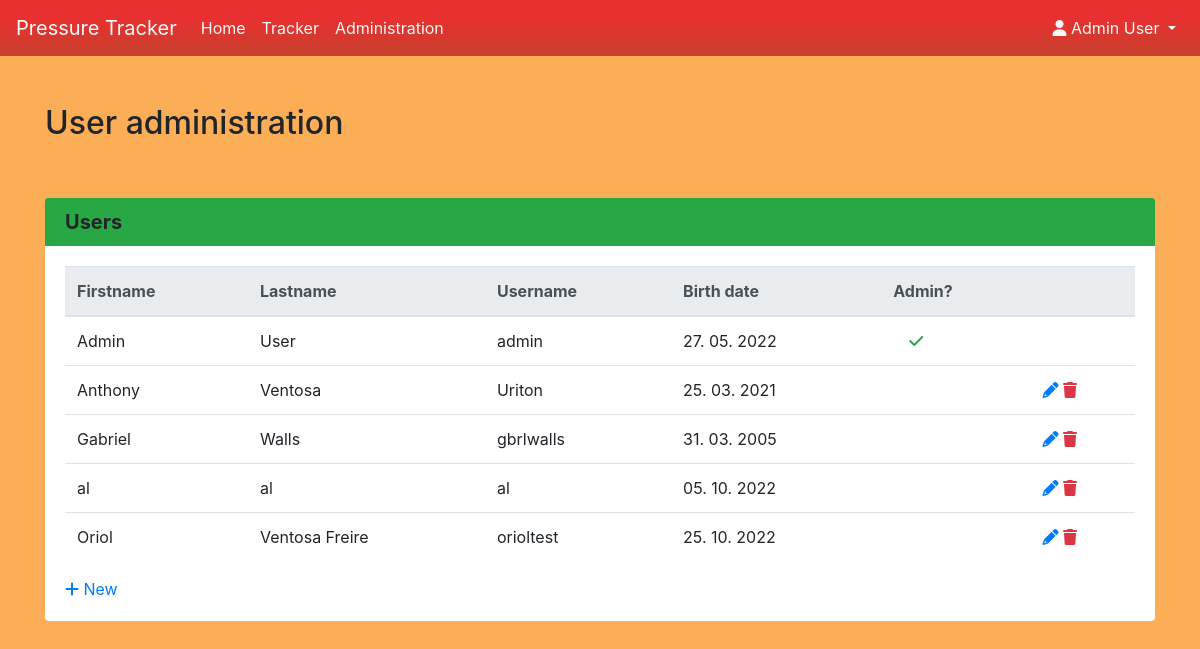
The page /admin (signed in) on the database its author committed.
### app1.py (models this page shows, shortened)
class User(db.Model):
    __tablename__ = 'user'
    id = db.Column(db.Integer, nullable=False,
                   primary_key=True, autoincrement=True)
    firstname = db.Column(db.String, nullable=False)
    lastname = db.Column(db.String, nullable=False)
    username = db.Column(db.String, nullable=False, unique=True)
    password = db.Column(db.String, nullable=False)
    birth_date = db.Column(db.DateTime, nullable=False)
    is_admin = db.Column(db.Boolean, default=False)

### app1.py (the view)
@app.route('/admin', methods=['GET', 'POST'])
def admin():
    if not session or session['loggedin'] == False:
        message = 'You do not have access permission.'
        abort(401, message)
    if session['is_admin'] == False:
        message = 'You are not authorized to access administration section.'
        abort(403, message)
    users = db.session.query(User).all()
    if len(users) == 0:
        users = None
    data = {
        'title': 'User administration',
        'users': users,
    }
    return render_template('admin.html', data=data, user=session)

### templates/admin.html (shortened to what this page needs)
{% extends "base.html" %}
{% block content %}
	<div class="container">
	  <div class="row my-5">
	    <div class="col-12">
		  <h2>{{ data.title }}</h2>
		</div>
	  </div>
      <div class="row my-5">
        <div class="col-12">
		  <div class="card mx-auto">
		    <h5 class="card-header text-black bg-success"><b>Users</b></h5>
			<div class="card-body">
			  {% if data.users %}
			  <table class="table">
			    <thead class="thead-light">
				  <tr>
				    <th>Firstname</th>
				    <th>Lastname</th>
				    <th>Username</th>
				    <th>Birth date</th>
				    <th>Admin?</th>
				    <th></th>
				  </tr>
				</thead>
				<tbody>
			      {% for item in data.users %}
				  <tr>
			        <td>{{ item.firstname }}</td>
			        <td>{{ item.lastname }}</td>
			        <td>{{ item.username }}</td>
			        <td>{{ item.birth_date.strftime('%d. %m. %Y') }}</td>
			        <td>{% if item.is_admin %}<i class="fa-solid fa-check text-success mx-3"></i>{% endif %}</td>
					<td>
					  {% if item.id != 1 %}
					  <a href="/user/edit/{{ item.id }}"><i class="fa-solid fa-pencil"></i></a>
					  <a href="/user/delete/{{ item.id }}" class="text-danger"><i class="fa-solid fa-trash"></i></a>
					  {% endif %}
					</td>
			      </tr>
			      {% endfor %}
			    </tbody>
			  </table>
			  {% else %}
			  <div>No users to display.</div>
			  {% endif %}
			  <div>
			    <a href="/user/add"><i class="fa-solid fa-plus"></i> New</a>
			  </div>
			</div>
		  </div>
		</div>
	  </div>
	</div>
{% endblock %}

### templates/base.html (shortened to what this page needs)
<!DOCTYPE html>
<html>
<head>
	<link rel="stylesheet" href="{{ url_for('static', filename='css/bootstrap.min.css') }}">
	<link rel="stylesheet" href="{{ url_for('static', filename='css/bootstrap-datepicker3.css') }}">
    <link href="{{ url_for('static', filename='css/bootstrap4-toggle.min.css') }}" rel="stylesheet">
	<link rel="stylesheet" href="{{ url_for('static', filename='css/fontawesome-6.1.1.min.css') }}">
</head>
<body>
	<nav class="navbar navbar-expand-lg navbar-light custom-gradient1">
	  <a class="navbar-brand text-light" href="/">Pressure Tracker</a>
	  <div class="collapse navbar-collapse" id="navbarSupportedContent">
		<ul class="navbar-nav mr-auto">
		  <li class="nav-item">
			<a class="nav-link text-light" href="/">Home</a>
		  </li>
		  <li class="nav-item">
			<a class="nav-link text-light" href="/benchmark">Tracker</a>
		  </li>
		  {% if user and user.is_admin %}
		  <li class="nav-item">
			<a class="nav-link text-light" href="/admin">Administration</a>
		  </li>
		  {% endif %}
		</ul>
		<ul class="navbar-nav ml-auto">
		  {% if user and user.loggedin %}
		  <li class="nav-item dropdown">
			<a class="nav-link dropdown-toggle text-light" href="#" id="userMenu" role="button" data-toggle="dropdown" aria-haspopup="true" aria-expanded="false">
			  <span class="fa fa-user"></span> {{ user.firstname }} {{ user.lastname }}
			</a>
		  </li>
		  {% else %}
		  <li class="nav-item">
			<a class="nav-link" href="/login"><b>Sign in</b></a>
		  </li>
		  {% endif %}
		</ul>
	  </div>
	</nav>
	{% block content %}{% endblock%}
</body>
</html>

### templates/base.html (style rules this page uses)
body { background-color: #fcae56; }
.custom-gradient1 { background: rgb(221, 92, 72); background: linear-gradient(0deg, rgb(199, 64, 44) 0%, rgb(233, 48, 48) 70%); }
.card { border: 0; }
.card-header { border-bottom: 0; }

### rows shown on the page
User: lastname "User", firstname "Admin", username "admin", birth_date "27. 05. 2022", is_admin True (drawn)
User: firstname "Anthony", lastname "Ventosa", username "Uriton", birth_date "25. 03. 2021"
User: firstname "Gabriel", lastname "Walls", username "gbrlwalls", birth_date "31. 03. 2005"
User: firstname "al", lastname "al", username "al", birth_date "05. 10. 2022"
User: firstname "Oriol", lastname "Ventosa Freire", username "orioltest", birth_date "25. 10. 2022"

### other values the page prints
{{ user.firstname }} "Admin"
{{ data.title }} "User administration"
